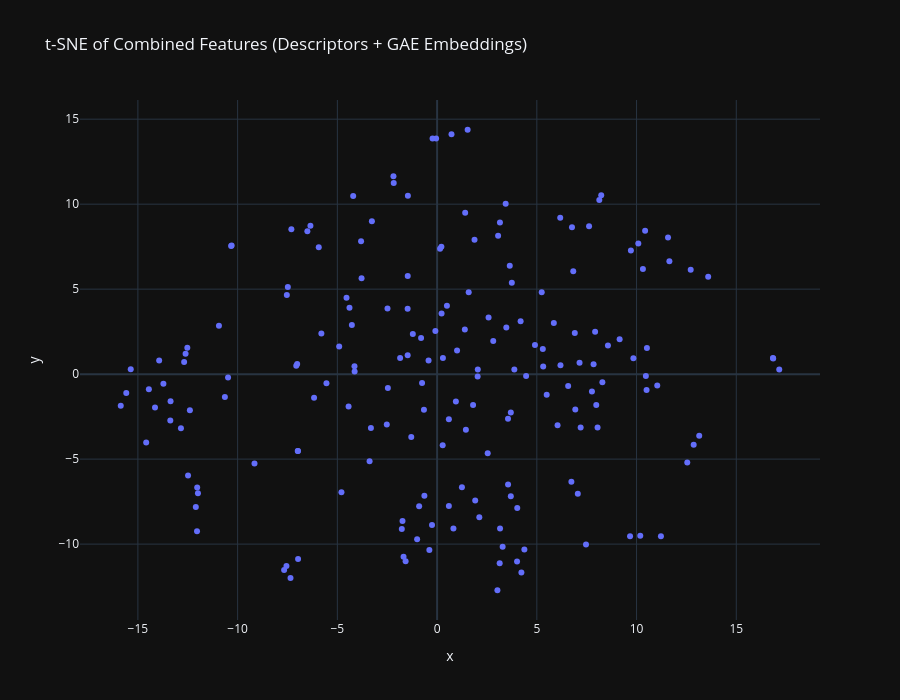

Here is the notebook cell this chart was saved with:
### Markdown cell above
## 9. Visualize Combined Feature Space

Visualize the combined descriptor + embedding space to see how features cluster.

### Code cell
# t-SNE of combined features
print("Computing t-SNE for combined features...")

combined_array = combined_features.detach().cpu().numpy()
combined_normalized = scaler.fit_transform(combined_array)

tsne = TSNE(n_components=2, random_state=42, perplexity=30)
combined_tsne = tsne.fit_transform(combined_normalized)

df_plot = pd.DataFrame(combined_tsne, columns=['x', 'y'])
df_plot['SMILES'] = fragment_smiles

fig = px.scatter(df_plot, x='x', y='y', hover_name='SMILES',
                 title='t-SNE of Combined Features (Descriptors + GAE Embeddings)',
                 width=900, height=700)
fig.show()

### Figure 1 — Plotly figure (JSON) as saved in the notebook; plotly's stock layout.template omitted (floating-point values rounded to 4 significant figures; data arrays with more than 128 entries replaced by an {"elided": "..."} marker saying what was removed)
{"data": [{"hovertemplate": "<b>%{hovertext}</b><br><br>x=%{x}<br>y=%{y}<extra></extra>", "hovertext": {"elided": "185 str values"}, "legendgroup": "", "marker": {"color": "#636efa", "symbol": "circle"}, "mode": "markers", "name": "", "orientation": "v", "showlegend": false, "x": {"elided": "185 float values"}, "xaxis": "x", "y": {"elided": "185 float values"}, "yaxis": "y", "type": "scatter"}], "layout": {"xaxis": {"anchor": "y", "domain": [0.0, 1.0], "title": {"text": "x"}}, "yaxis": {"anchor": "x", "domain": [0.0, 1.0], "title": {"text": "y"}}, "legend": {"tracegroupgap": 0}, "title": {"text": "t-SNE of Combined Features (Descriptors + GAE Embeddings)"}, "height": 700, "width": 900}}
